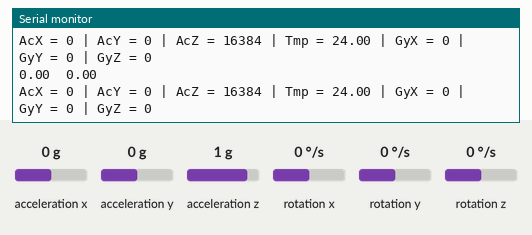
This sketch was run on a simulated Arduino Uno, built with avr-gcc and run on an emulated ATmega328P. On the bench: the last lines printed to the serial monitor. Wiring (inferred from the names in the program): MPU-6050 motion sensor at I2C address 0x68. The inputs (shaded band) are chosen by the test bench; at power-on: acceleration z 1 g, acceleration x 0 g, acceleration y 0 g, rotation x 0 °/s, rotation y 0 °/s, rotation z 0 °/s.

Above: at 1.2 s.
1.3 s: acceleration z set to 0 g
At 1.65 s:
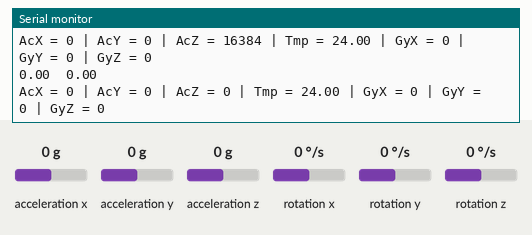
4.3 s: acceleration x set to -1.4 g
At 4.47 s:
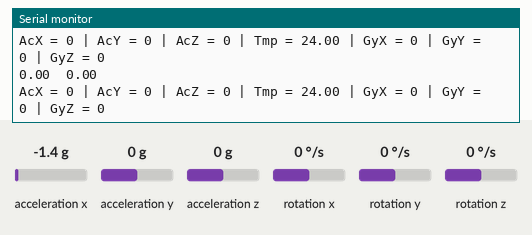
5.8 s: acceleration y set to -1.4 g
At 5.9 s:
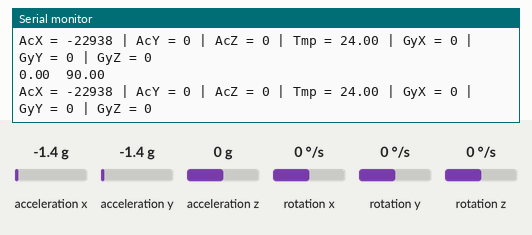
7.3 s: rotation x set to -192 °/s
At 7.36 s:
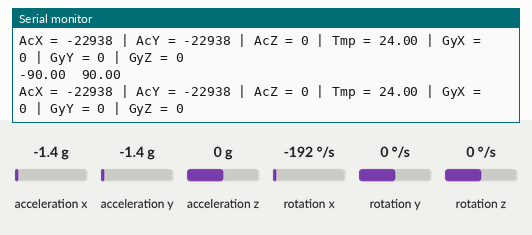
8.8 s: rotation y set to -192 °/s
At 8.84 s:
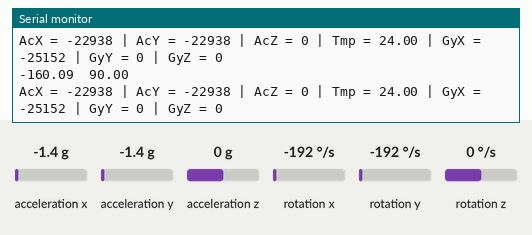
Timing chart, 0 to 11.3 s (numbered marks = the images above; inputs shaded):
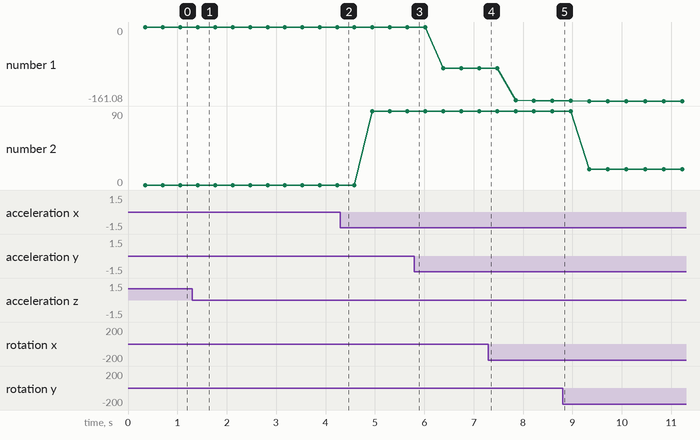

Measured:
- after the input at 1.3 s, the serial monitor: prints a new line after 0.13 s (image 1)
- plotted number 1: 0 → -90 after the input at 5.8 s, -90 → -160.09 after the input at 7.3 s, -160.09 → -161.08 after the input at 8.8 s
- plotted number 2: 0 → 90 after the input at 4.3 s, 90 → 18.92 after the input at 8.8 s

The sketch:

sketch_jul20b.ino
```cpp
// MPU-6050 Short Example Sketch
// By Arduino User JohnChi
// August 17, 2014
// Public Domain
#include<Wire.h>
const int MPU_addr=0x68;  // I2C address of the MPU-6050
int16_t AcX,AcY,AcZ,Tmp,GyX,GyY,GyZ;

#include<Wire.h>
uint32_t timer; //it's a timer, saved as a big-ass unsigned int.  We use it to save times from the "micros()" command and subtract the present time in microseconds from the time stored in timer to calculate the time for each loop.
double compAngleX, compAngleY; //These are the angles in the complementary filter
#define degconvert 57.2957786 //there are like 57 degrees in a radian.


void setup(){
  Wire.begin();
  Wire.beginTransmission(MPU_addr);
  Wire.write(0x6B);  // PWR_MGMT_1 register
  Wire.write(0);     // set to zero (wakes up the MPU-6050)
  Wire.endTransmission(true);
  Serial.begin(9600);
}
void loop(){
  Wire.beginTransmission(MPU_addr);
  Wire.write(0x3B);  // starting with register 0x3B (ACCEL_XOUT_H)
  Wire.endTransmission(false);
  Wire.requestFrom(MPU_addr,14,true);  // request a total of 14 registers
  AcX=Wire.read()<<8|Wire.read();  // 0x3B (ACCEL_XOUT_H) & 0x3C (ACCEL_XOUT_L)
  AcY=Wire.read()<<8|Wire.read();  // 0x3D (ACCEL_YOUT_H) & 0x3E (ACCEL_YOUT_L)
  AcZ=Wire.read()<<8|Wire.read();  // 0x3F (ACCEL_ZOUT_H) & 0x40 (ACCEL_ZOUT_L)
  Tmp=Wire.read()<<8|Wire.read();  // 0x41 (TEMP_OUT_H) & 0x42 (TEMP_OUT_L)
  GyX=Wire.read()<<8|Wire.read();  // 0x43 (GYRO_XOUT_H) & 0x44 (GYRO_XOUT_L)
  GyY=Wire.read()<<8|Wire.read();  // 0x45 (GYRO_YOUT_H) & 0x46 (GYRO_YOUT_L)
  GyZ=Wire.read()<<8|Wire.read();  // 0x47 (GYRO_ZOUT_H) & 0x48 (GYRO_ZOUT_L)

  //2) calculate pitch and roll
  double roll = atan2(AcY, AcZ)*degconvert;
  double pitch = atan2(-AcX, AcZ)*degconvert;

  //3) set the starting angle to this pitch and roll
  double gyroXangle = roll;
  double gyroYangle = pitch;
  double compAngleX = roll;
  double compAngleY = pitch;

  //start a timer
  timer = micros();

  Serial.print("AcX = "); Serial.print(AcX);
  Serial.print(" | AcY = "); Serial.print(AcY);
  Serial.print(" | AcZ = "); Serial.print(AcZ);
  Serial.print(" | Tmp = "); Serial.print(Tmp/340.00+36.53);  //equation for temperature in degrees C from datasheet
  Serial.print(" | GyX = "); Serial.print(GyX);
  Serial.print(" | GyY = "); Serial.print(GyY);
  Serial.print(" | GyZ = "); Serial.println(GyZ);
  delay(333);

  double dt = (double)(micros() - timer) / 1000000; //This line does three things: 1) stops the timer, 2)converts the timer's output to seconds from microseconds, 3)casts the value as a double saved to "dt".
  timer = micros(); //start the timer again so that we can calculate the next dt.

  //the next two lines calculate the orientation of the accelerometer relative to the earth and convert the output of atan2 from radians to degrees
  //We will use this data to correct any cumulative errors in the orientation that the gyroscope develops.


  //The gyroscope outputs angular velocities.  To convert these velocities from the raw data to deg/second, divide by 131.
  //Notice, we're dividing by a double "131.0" instead of the int 131.
  double gyroXrate = GyX/131.0;
  double gyroYrate = GyY/131.0;

  //THE COMPLEMENTARY FILTER
  //This filter calculates the angle based MOSTLY on integrating the angular velocity to an angular displacement.
  //dt, recall, is the time between gathering data from the MPU6050.  We'll pretend that the
  //angular velocity has remained constant over the time dt, and multiply angular velocity by
  //time to get displacement.
  //The filter then adds a small correcting factor from the accelerometer ("roll" or "pitch"), so the gyroscope knows which way is down.
  compAngleX = 0.99 * (compAngleX + gyroXrate * dt) + 0.01 * roll; // Calculate the angle using a Complimentary filter
  compAngleY = 0.99 * (compAngleY + gyroYrate * dt) + 0.01 * pitch;

  //W00T print dat shit out, yo!
  Serial.print(compAngleX);Serial.print("\t");
  Serial.print(compAngleY);Serial.print("\n");
}
```
